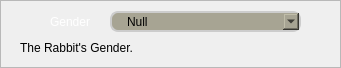
    <widget class="QFrame" name="Gender_Frame">
     <property name="geometry">
      <rect>
       <x>10</x>
       <y>444</y>
       <width>341</width>
       <height>68</height>
      </rect>
     </property>
     <property name="minimumSize">
      <size>
       <width>341</width>
       <height>68</height>
      </size>
     </property>
     <property name="maximumSize">
      <size>
       <width>341</width>
       <height>68</height>
      </size>
     </property>
     <property name="frameShape">
      <enum>QFrame::StyledPanel</enum>
     </property>
     <property name="frameShadow">
      <enum>QFrame::Raised</enum>
     </property>
     <widget class="QLabel" name="Rabbit_Gender_Icon">
      <property name="geometry">
       <rect>
        <x>20</x>
        <y>11</y>
        <width>21</width>
        <height>21</height>
       </rect>
      </property>
      <property name="minimumSize">
       <size>
        <width>21</width>
        <height>21</height>
       </size>
      </property>
      <property name="maximumSize">
       <size>
        <width>21</width>
        <height>21</height>
       </size>
      </property>
      <property name="styleSheet">
       <string notr="true">border: none;
background-color: rgba(0, 0, 0, 0);
color: rgb(255, 255, 255);
font: 75 18pt &quot;Acme&quot;;</string>
      </property>
      <property name="text">
       <string/>
      </property>
      <property name="pixmap">
       <pixmap resource="resources.qrc">:/Icons/Gender_White.png</pixmap>
      </property>
      <property name="scaledContents">
       <bool>true</bool>
      </property>
      <property name="alignment">
       <set>Qt::AlignCenter</set>
      </property>
     </widget>
     <widget class="QComboBox" name="Gender_Input">
      <property name="geometry">
       <rect>
        <x>110</x>
        <y>11</y>
        <width>191</width>
        <height>21</height>
       </rect>
      </property>
      <property name="minimumSize">
       <size>
        <width>191</width>
        <height>21</height>
       </size>
      </property>
      <property name="maximumSize">
       <size>
        <width>191</width>
        <height>21</height>
       </size>
      </property>
      <property name="styleSheet">
       <string notr="true">QComboBox {
	background-color:rgb(167, 164, 147);
	padding:1px 18px 1px 3px;
	padding-left: 15px;
	border: 2px solid #ccc;
	border-radius: 8px;
	background-repeat: no-repeat;
	background-position: left center;
	font: 75 15pt &quot;Acme&quot;;
}</string>
      </property>
      <item>
       <property name="text">
        <string>Null</string>
       </property>
       <property name="icon">
        <iconset resource="resources.qrc">
         <normaloff>:/Icons/Gender_Null_White.png</normaloff>
         <normalon>:/Icons/Gender_Null_Green.png</normalon>:/Icons/Gender_Null_White.png</iconset>
       </property>
      </item>
      <item>
       <property name="text">
        <string>Male</string>
       </property>
       <property name="icon">
        <iconset resource="resources.qrc">
         <normaloff>:/Icons/Gender_Male_White.png</normaloff>
         <normalon>:/Icons/Gender_Male_Green.png</normalon>:/Icons/Gender_Male_White.png</iconset>
       </property>
      </item>
      <item>
       <property name="text">
        <string>Female</string>
       </property>
       <property name="icon">
        <iconset resource="resources.qrc">
         <normaloff>:/Icons/Gender_Female_White.png</normaloff>
         <normalon>:/Icons/Gender_Female_Green.png</normalon>:/Icons/Gender_Female_White.png</iconset>
       </property>
      </item>
     </widget>
     <widget class="QLabel" name="Rabbit_Gender_Label">
      <property name="geometry">
       <rect>
        <x>50</x>
        <y>11</y>
        <width>61</width>
        <height>21</height>
       </rect>
      </property>
      <property name="minimumSize">
       <size>
        <width>61</width>
        <height>21</height>
       </size>
      </property>
      <property name="maximumSize">
       <size>
        <width>61</width>
        <height>21</height>
       </size>
      </property>
      <property name="styleSheet">
       <string notr="true">QLabel {
border: none;
background-color: rgba(0, 0, 0, 0);
color: rgb(255, 255, 255);
font: 75 13pt &quot;Acme&quot;;
}</string>
      </property>
      <property name="text">
       <string>Gender</string>
      </property>
     </widget>
     <widget class="QLabel" name="Gender_Infos">
      <property name="geometry">
       <rect>
        <x>20</x>
        <y>37</y>
        <width>301</width>
        <height>21</height>
       </rect>
      </property>
      <property name="minimumSize">
       <size>
        <width>301</width>
        <height>21</height>
       </size>
      </property>
      <property name="maximumSize">
       <size>
        <width>301</width>
        <height>21</height>
       </size>
      </property>
      <property name="styleSheet">
       <string notr="true">QLabel {border: none;
background-color: rgba(0, 0, 0, 0);
color: rgbrgb(0, 174, 255);
font: 75 13pt &quot;Acme&quot;;
}</string>
      </property>
      <property name="text">
       <string>The Rabbit's Gender.</string>
      </property>
     </widget>
    </widget>
